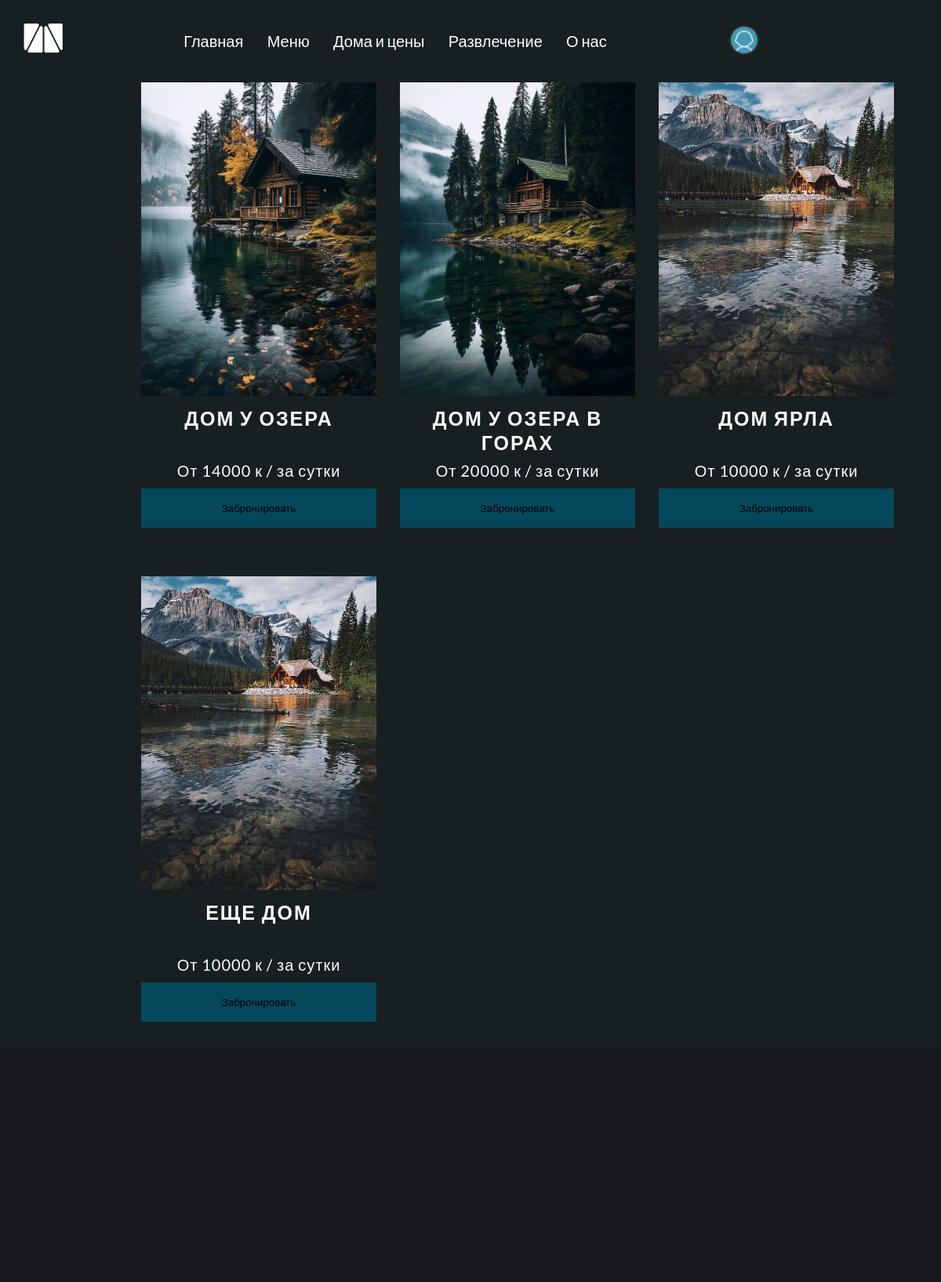
Page /services/ on the committed database.
### mainapp/models.py (models this page shows, shortened)
class Services(models.Model):
    title = models.CharField(max_length=50)
    description = models.TextField(blank=False, null=False)
    feature_image = models.ImageField(upload_to='services/%Y/%m/%d', default='default-services.jpg')
    tags = models.ManyToManyField('Tag', blank=True)
    total = models.IntegerField(default=0, blank=True, null=True)
    price = models.IntegerField(default=10000, blank=False, null=False)
    create = models.DateTimeField(auto_now_add=True)

### mainapp/views.py (the view)
# urls.py: path('services/', views.service, name='service'),
def service(request):
    services = Services.objects.all()
    context = {'services': services}
    return render(request, 'mainapp/services-page.html', context)

### mainapp/templates/mainapp/services-page.html (shortened to what this page needs)
{% extends 'mainapp/base.html' %}
{% load static %}
{% block content %}
<main>
    {% include 'includes/services.html' %}
</main>
{% endblock %}

### mainapp/templates/includes/services.html
<section>
    <div class="wrapper--section-services">
      {% for service in services %}
      <div class="services_card">
        <img src="{{ service.feature_image.url }}" alt="турбаза" />
        <div class="card_title">
          <h3>{{ service.title }}</h3>
          <p>От {{ service.price }} к / за сутки</p>
          <button class="btn_buy">Забронировать</button>
        </div>
      </div>
      {% endfor %}
    </div>
</section>

### mainapp/static/css/base.css (style rules this page uses)
* { margin: 0 auto; padding: 0; box-sizing: border-box; max-width: 2000px; font-family: var(--lato); font-style: normal; text-decoration: none; list-style: none; background-repeat: no-repeat; }
body { background: var(--green); }
button { border: none; }
.btn_buy { width: 300px; height: 50px; background: #05485b; margin: 10px 0 10px 0; }
:root { --black: #17181d; --white: #fff; --green: #171f21; --blue: #05485b; --olive: #808040; --form_color: #bed2d8; --input_color: rgb(171, 171, 71); --input_warning: rgba(139, 189, 136, 0.702); --btn_positive: #4e6064; --vikings: "Noto Sans Runic", sans-serif; --lato: "Lato", sans-serif; --tr_button: all 1s; }
.wrapper--section-services { display: grid; grid-template-columns: repeat(3, 1fr); grid-column-gap: 30px; grid-row-gap: 30px; width: 70%; margin: auto; }
.services_card { margin: 0 0 200px 0; }
.services_card, .services_card img { width: 300px; height: 400px; cursor: pointer; }
.card_title { color: var(--white); margin: 10px auto; height: 300px; text-align: center; }
.card_title h3 { font-size: 25px; text-transform: uppercase; margin-bottom: 20px; letter-spacing: 2px; height: 50px; }
.card_title p { font-size: 20px; letter-spacing: 1px; }

### rows in the picture
Services: feature_image (picture), title "ДОМ У ОЗЕРА", price "14000"
Services: feature_image (picture), title "ДОМ У ОЗЕРА В ГОРАХ", price "20000"
Services: feature_image (picture), title "ДОМ ЯРЛА", price "10000"
Services: feature_image (picture), title "ЕЩЕ ДОМ", price "10000"
